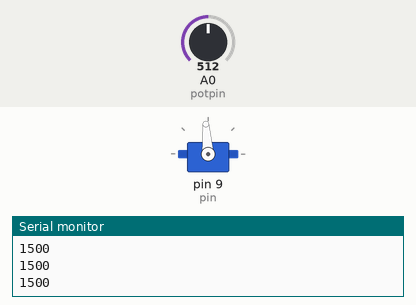
The sketch below on a simulated Arduino Uno, built with avr-gcc and run on an emulated ATmega328P. On the bench: servo, the last lines printed to the serial monitor. Wiring (inferred from the names in the program): servo: signal pin 9. Inputs (shaded band) come from the test bench; at power-on: A0 (potpin) = 512. Servo pulses on a pin are drawn as a servo (544–2400 µs = 0–180°).

Above: at 1.2 s.
1.3 s: A0 (potpin) set to 716
At 2.5 s:
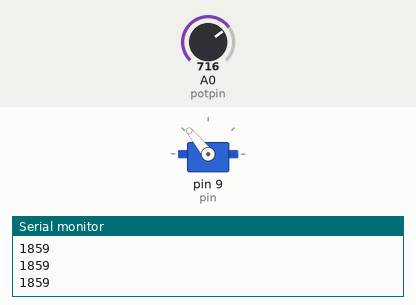
2.8 s: A0 (potpin) set to 900
At 4.0 s:
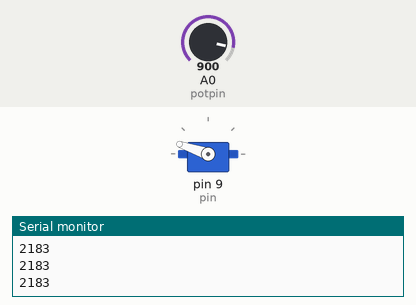
4.3 s: A0 (potpin) set to 1023
At 4.6 s:
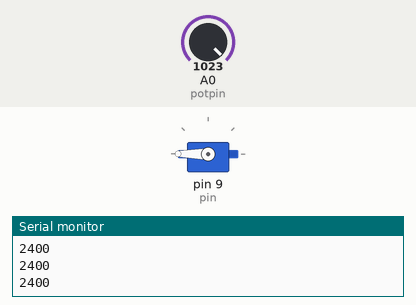
5.8 s: A0 (potpin) set to 306
At 7.0 s:
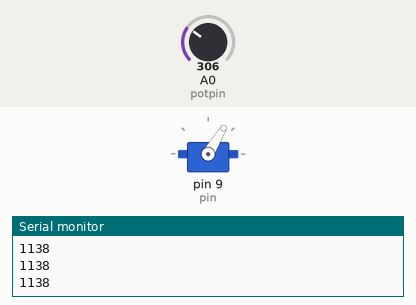
7.3 s: A0 (potpin) set to 122
At 8.3 s:
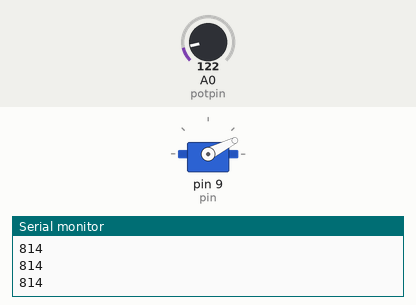
8.8 s: A0 (potpin) set to 511
At 9.4 s:
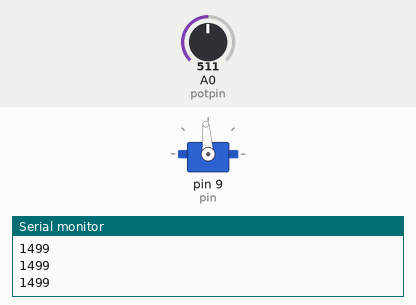
Timing chart, 0 to 11.3 s (numbered marks = the images above; inputs shaded):
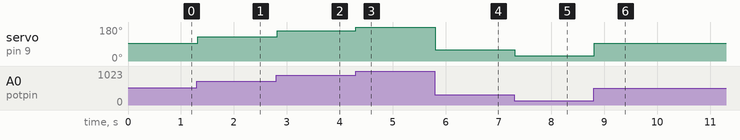

The sketch:

findingPulseWidth.ino
```cpp
/*
 Controlling a servo position using a potentiometer (variable resistor)
 by Michal Rinott <http://people.interaction-ivrea.it/m.rinott>

 modified on 8 Nov 2013
 by Scott Fitzgerald
 http://arduino.cc/en/Tutorial/Knob
*/

//#include <Servo.h>

//Servo myservo;  // create servo object to control a servo

int potpin = 0;  // analog pin used to connect the potentiometer
int pulseWidth, val, angle;
int pin = 9;    // variable to read the value from the analog pin

void setup()
{
  Serial.begin(9600);
  pinMode(pin, OUTPUT);
 // myservo.attach(9);  // attaches the servo on pin 9 to the servo object
}

void loop()
{
  val = analogRead(potpin);            // reads the value of the potentiometer (value between 0 and 1023)
  //val = map(val, 0, 1023, 0, 180);     // scale it to use it with the servo (value between 0 and 180)
  pulseWidth = map(val, 0, 1023, 600, 2400);
  Serial.println(pulseWidth);
  servoPulse(val, 9);                  // sets the servo position according to the scaled value
  delay(15);                           // waits for the servo to get there
}

void servoPulse(int angle, int pin)
{
  //Serial.println(pulseWidth);
  //pulseWidth = (angle * 11) + 500;     // converts angle to microseconds.
  digitalWrite(pin, HIGH);             // set servos high.
  //Serial.println("high");
  delayMicroseconds(pulseWidth);       // wait
  //Serial.println("wait");
  digitalWrite(pin, LOW);              // set servos low.
  //Serial.println("low");
  delayMicroseconds(20000 - pulseWidth);
  //Serial.println("end servo pulse");
}
```

Measured:
- after the input at 1.3 s, servo on pin 9 (pin): 94° → 129° at once
- after the input at 2.8 s, servo on pin 9 (pin): 129° → 161° at once
- after the input at 4.3 s, servo on pin 9 (pin): 161° → 180° at once
- after the input at 5.8 s, servo on pin 9 (pin): 180° → 59° at once
- after the input at 7.3 s, servo on pin 9 (pin): 59° → 27° at once
- after the input at 8.8 s, servo on pin 9 (pin): 27° → 94° at once
